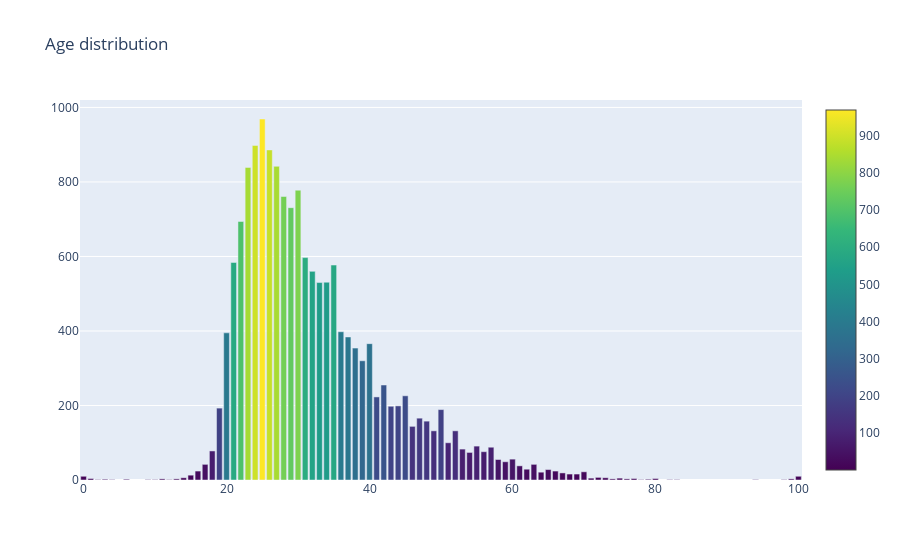

This figure's notebook cell:
### Markdown cell above
Employed full time forms the major chunk followed by people looking for work

**Age:**

Let us look at the histaogram of age.

### Code cell
cnt_srs = mcr_df['Age'].value_counts()
trace = go.Bar(
    x=cnt_srs.index,
    y=cnt_srs.values,
    marker=dict(
        #color = np.random.randn(500), #set color equal to a variable
        color = cnt_srs.values,
        colorscale='viridis',
        showscale=True
    ),
)
layout = go.Layout(
    title='Age distribution'
)
data = [trace]
fig = go.Figure(data=data, layout=layout)
py.iplot(fig, filename="age")

### Figure 1 — Plotly figure (JSON) as saved in the notebook; plotly's stock layout.template omitted (floating-point values rounded to 4 significant figures)
{"data": [{"marker": {"color": [969, 898, 886, 842, 839, 778, 761, 731, 694, 597, 584, 577, 560, 531, 530, 398, 395, 384, 366, 354, 320, 255, 226, 223, 199, 198, 193, 189, 166, 158, 144, 132, 132, 100, 91, 88, 83, 78, 76, 74, 56, 55, 49, 42, 42, 38, 29, 28, 24, 24, 22, 21, 19, 16, 16, 13, 10, 10, 7, 6, 6, 5, 5, 4, 4, 4, 3, 3, 3, 3, 3, 2, 2, 2, 1, 1, 1, 1, 1, 1, 1, 1, 1, 1], "colorscale": [[0, "#440154"], [0.1111, "#482878"], [0.2222, "#3e4989"], [0.3333, "#31688e"], [0.4444, "#26828e"], [0.5556, "#1f9e89"], [0.6667, "#35b779"], [0.7778, "#6ece58"], [0.8889, "#b5de2b"], [1, "#fde725"]], "showscale": true}, "type": "bar", "x": [25, 24, 26, 27, 23, 30, 28, 29, 22, 31, 21, 35, 32, 34, 33, 36, 20, 37, 40, 38, 39, 42, 45, 41, 44, 43, 19, 50, 47, 48, 46, 49, 52, 51, 55, 57, 53, 18, 56, 54, 60, 58, 59, 63, 17, 61, 62, 65, 16, 66, 70, 64, 67, 69, 68, 15, 0, 100, 72, 14, 73, 75, 71, 1, 77, 80, 76, 13, 99, 74, 11, 6, 79, 3, 78, 12, 4, 2, 98, 83, 94, 10, 82, 9], "y": [969, 898, 886, 842, 839, 778, 761, 731, 694, 597, 584, 577, 560, 531, 530, 398, 395, 384, 366, 354, 320, 255, 226, 223, 199, 198, 193, 189, 166, 158, 144, 132, 132, 100, 91, 88, 83, 78, 76, 74, 56, 55, 49, 42, 42, 38, 29, 28, 24, 24, 22, 21, 19, 16, 16, 13, 10, 10, 7, 6, 6, 5, 5, 4, 4, 4, 3, 3, 3, 3, 3, 2, 2, 2, 1, 1, 1, 1, 1, 1, 1, 1, 1, 1]}], "layout": {"title": {"text": "Age distribution"}}}
